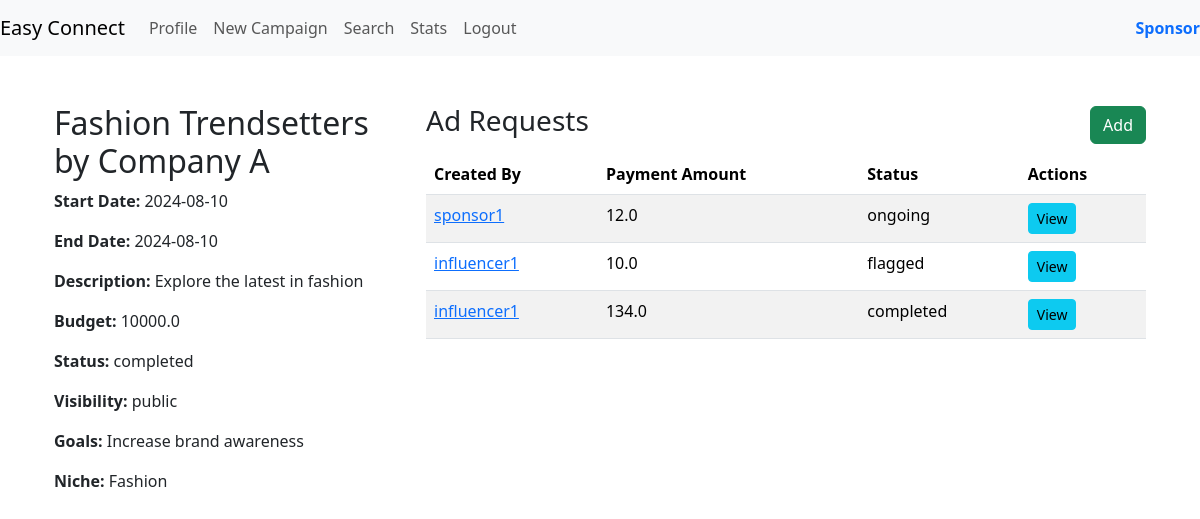
Page /campaign_details/1 (signed in) on the committed database.
### models.py (models this page shows)
class Campaign(db.Model):
    __tablename__ = 'campaign'
    campaign_id = db.Column(db.Integer, primary_key=True, autoincrement=True)
    sponsor_id = db.Column(db.Integer, db.ForeignKey('sponsors.sponsor_id'), nullable=False)
    name = db.Column(db.String(32),unique=True, nullable=False)
    description = db.Column(db.String(128))
    start_date = db.Column(db.Date)
    end_date = db.Column(db.Date)
    budget = db.Column(db.Float(10, 2), nullable=False)
    visibility = db.Column(Enum('private', 'public', name='visibility_types'), default='public', nullable=False)
    goals = db.Column(db.String(128))
    niche = db.Column(db.String(32),nullable=False)
    campaign_status = db.Column(Enum('ongoing', 'flagged', 'deleted', 'completed' ,name='campaign_status_types'), default='ongoing', nullable=False)
    sponsor = db.relationship('Sponsor', backref=db.backref('campaigns', lazy=True))

class AdRequest(db.Model):
    __tablename__ = 'ad_request'
    ad_request_id = db.Column(db.Integer, primary_key=True, autoincrement=True)
    campaign_id = db.Column(db.Integer, db.ForeignKey('campaign.campaign_id'), nullable=False)
    created_by = db.Column(db.Integer, db.ForeignKey('user.id'), nullable=False)
    created_for = db.Column(db.Integer, db.ForeignKey('user.id'), nullable=False)
    messages = db.Column(db.String(64))
    requirements = db.Column(db.String(128))
    payment_amount = db.Column(db.Float(10, 2), nullable = False)
    status = db.Column(Enum('ongoing', 'pending', 'flagged', 'deleted', 'completed', 'rejected' ,name='ad_request_status_types'), default='pending', nullable=False)
    campaign = db.relationship('Campaign', backref=db.backref('ad_requests', lazy=True))
    creator = db.relationship('User', foreign_keys=[created_by], backref=db.backref('created_ad_requests', lazy=True))
    recipient = db.relationship('User', foreign_keys=[created_for], backref=db.backref('received_ad_requests', lazy=True))

class User(db.Model):
    __tablename__ = 'user'
    id = db.Column(db.Integer, primary_key=True, autoincrement=True)
    role_id = db.Column(db.Integer, db.ForeignKey('user_role.role_id'), nullable=False)
    username = db.Column(db.String(32), nullable=False, unique=True)
    email_id = db.Column(db.String(64),  nullable=False)
    password = db.Column(db.String(64), nullable=False)
    is_flagged = db.Column(db.Boolean ,default=False)
    role = db.relationship('UserRole', backref=db.backref('users', lazy=True))

### routes.py (the view)
@app.route('/campaign_details/<int:campaign_id>')
@auth_rep
def campaign_details(campaign_id):
    campaign = Campaign.query.get(campaign_id)
    requests = AdRequest.query.filter_by(campaign_id=campaign_id)
    return render_template('campaign_details.html', campaign=campaign,requests=requests)

### routes.py (called while the page is built)
def auth_rep(func):
    @wraps(func)
    def inner(*args,**kwargs):
        if 'user_id' in session:
            user = User.query.get(session['user_id'])
            if user.is_flagged:
                flash('Your account is flagged and cannot perform this action.', 'error')
                return redirect(url_for('login'))
            return func(*args,**kwargs)
        else:
            flash('You are not logged in,Please login to proceed','error')
            return redirect(url_for('login'))
    return inner

### templates/campaign_details.html (shortened to what this page needs)
{% extends 'layout.html' %}
{% block content %}
<div class="container">
    <div class="row">
        <div class="col-md-4">
            <h2>{{ campaign.name }}</h2>
            <p><strong>Start Date:</strong> {{ campaign.start_date }}</p>
            <p><strong>End Date:</strong> {{ campaign.end_date }}</p>
            <p><strong>Description:</strong> {{ campaign.description }}</p>
            <p><strong>Budget:</strong> {{ campaign.budget | default(0) | float | round(2) }}</p>
            <p><strong>Status:</strong> {{ campaign.campaign_status }}</p>
            <p><strong>Visibility:</strong> {{ campaign.visibility }}</p>
            <p><strong>Goals:</strong> {{ campaign.goals }}</p>
            <p><strong>Niche:</strong> {{ campaign.niche }}</p>
        </div>
        <div class="col-md-8">
            <div class="d-flex justify-content-between align-items-center">
                <h3>Ad Requests</h3>
                {% if not session['role_id'] == 1 %}
                <a href="{{ url_for('add_ad_request', campaign_id=campaign.campaign_id) }}" class="btn btn-success">Add</a>
                {% endif %}
            </div>
            <table class="table table-striped mt-2">
                <thead>
                    <tr>
                        <th>Created By</th>
                        <th>Payment Amount</th>
                        <th>Status</th>
                        <th>Actions</th>
                    </tr>
                </thead>
                <tbody>
                    {% for request in requests %}
                    <tr>
                        <td><a href="{{ url_for('view_profile', user_id=request.created_by) }}">{{ request.creator.username }}</a></td>
                        <td>{{ request.payment_amount | default(0) | float | round(2) }}</td>
                        <td>{{ request.status }}</td>
                        <td>
                            <a href="{{ url_for('ad_request_details', request_id=request.ad_request_id) }}" class="btn btn-info btn-sm">View</a>
                        </td>
                    </tr>
                    {% endfor %}
                </tbody>
            </table>
        </div>
    </div>
</div>
{% endblock %}

### rows in the picture
Campaign: name "Fashion Trendsetters by Company A", start_date "2024-08-10", end_date "2024-08-10", description "Explore the latest in fashion", budget "10000.0", campaign_status "completed", visibility "public", goals "Increase brand awareness", niche "Fashion"
AdRequest: creator.username "sponsor1", payment_amount "12.0", status "ongoing"
AdRequest: creator.username "influencer1", payment_amount "10.0", status "flagged"
AdRequest: creator.username "influencer1", payment_amount "134.0", status "completed"
